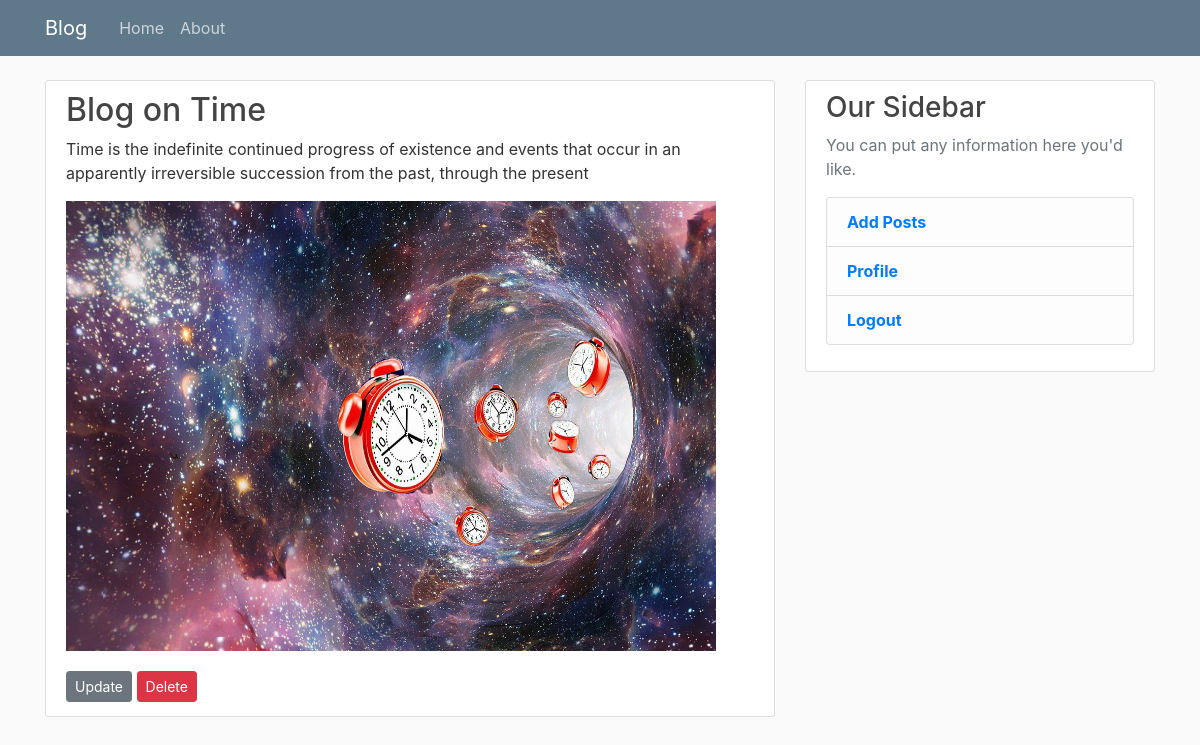
The app's page /BlogDetailView/28 (signed in) with its own data.
### form/models.py (models this page shows, shortened)
class BlogData(models.Model):
	Title = models.CharField(max_length=200)
	Description = models.TextField()
	Image = models.ImageField(default='default.jpg',upload_to='blog_pics/')
	Hashtag = models.CharField(max_length=200)

### form/views.py (the view)
# urls.py: path('BlogDetailView/<id>', form_views.BlogDetailView,name='BlogDetailView'),
@login_required
def BlogDetailView(request,id):
	Blog_Object = BlogData.objects.get(id=id)
	return render(request,'form/ViewPostDetail.html',{ 'Blog_Object' : Blog_Object })

### form/templates/form/ViewPostDetail.html
{% extends "form/base.html" %}
{% block content %}
  <article class="media content-section">
    <div class="media-body">
      <h2 class="article-title">{{ Blog_Object.Title }}</h2>
      <p class="article-content">{{ Blog_Object.Description }}</p>
	  <p class="article-content"><img src="{{ Blog_Object.Image.url }}" width="650px" height='450px'></p>
	  <div>
            <a class="btn btn-secondary btn-sm mt-1 mb-1" href="{% url 'BlogUpdateView' id=Blog_Object.pk %}">Update</a>
            <a class="btn btn-danger btn-sm mt-1 mb-1" href="#">Delete</a>
          </div>
  </article>
{% endblock content %}

### form/static/form/main.css (style rules this page uses)
body { background: #fafafa; color: #333333; margin-top: 5rem; }
h1, h2, h3, h4, h5, h6 { color: #444444; }
.content-section { background: #ffffff; padding: 10px 20px; border: 1px solid #dddddd; border-radius: 3px; margin-bottom: 20px; }
.article-title { color: #444444; }
.article-content { white-space: pre-line; }

### records on screen
BlogData: Title "Blog on Time", Description "Time is the indefinite continued progress of existence and events that occur in an apparently irreversible succession from the past, through the present", Image (picture)
